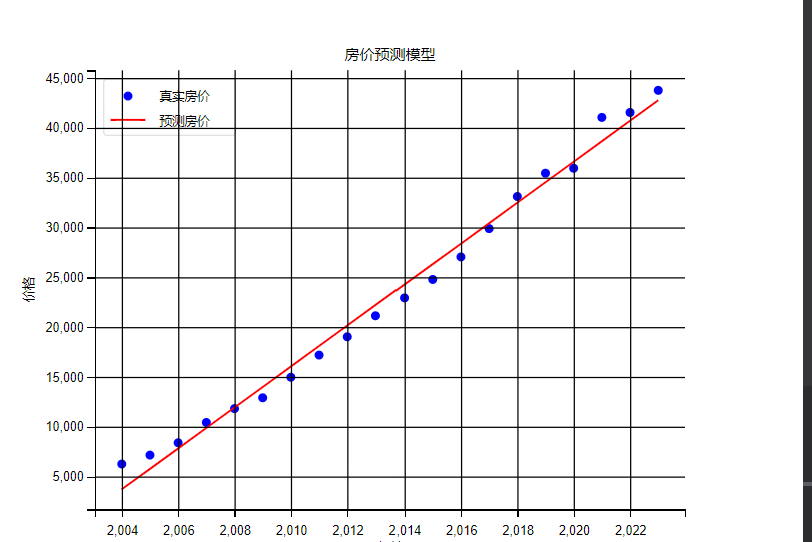

The Python source for this figure:
import matplotlib.pyplot as plt

# 设置字体,以支持中文显示
plt.rcParams['font.family'] = 'SimHei'

# 年份数据
years = [2004, 2005, 2006, 2007, 2008, 2009, 2010, 2011, 2012, 2013, 2014, 2015, 2016, 2017, 2018, 2019, 2020, 2021,
         2022, 2023]
#房价数据
prices = [6252.5, 7149.8, 8387, 10425.5, 11813.1, 12900.9, 14964, 17188.8, 19024.7, 21134.6, 22926, 24779.1, 27041.2,
          29883, 33106, 35445.13, 35943.25, 41045.6, 41540.9, 43760.7]

# 定义线性回归函数，通过最小二乘法计算线性回归的斜率和截距
def linear_regression(years, prices):
    n = len(years)
    sum_x = sum(years)
    sum_y = sum(prices)
    sum_xy = sum(x * y for x, y in zip(years, prices))
    sum_xx = sum(x ** 2 for x in years)

    slope = (n * sum_xy - sum_x * sum_y) / (n * sum_xx - sum_x ** 2)
    intercept = (sum_y - slope * sum_x) / n

    return slope, intercept


# 调用线性回归函数，获取斜率和截距，形成预测模型。
slope, intercept = linear_regression(years, prices)

# 生成预测值
predicted_prices = [slope * year + intercept for year in years]

# 绘制图形
plt.figure(figsize=(10, 5))
plt.scatter(years, prices, label='真实房价', color='blue',s=20)  # 使用散点图显示真实值
plt.plot(years, predicted_prices, label='预测房价', linestyle='-', color='red')
plt.title('房价预测模型')
plt.xlabel('年份')
plt.ylabel('价格')
plt.legend()
plt.grid()
plt.show()
